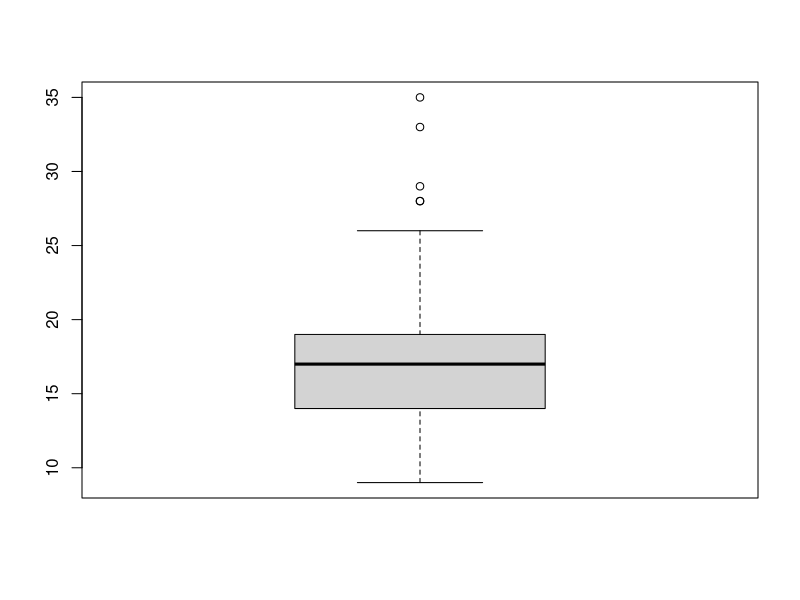

Write R code to recreate this figure.
a <- 1
a
b <- "hello"
b
class(a)
class(b)
x1 <- data.frame(var1 = c(1, 2, 3), 
                 var2 = c("a", "b", "c"))
x1
class(x1)
x2 <- matrix(c(1:12), ncol = 2)
x2
class(x2)
x3 <- array(1:20, dim = c(2, 5, 2))
x3
class(x3)
x4<- list(f1 = a,
          f2 = x1,
          f3 = x2,
          f4 = x3)
x4
class(x4)

mpg <- ggplot2::mpg
x<- boxplot(mpg$cty)
x
x$stats[,1]
x$stats[,1][3]
x$stats[,1][2]
